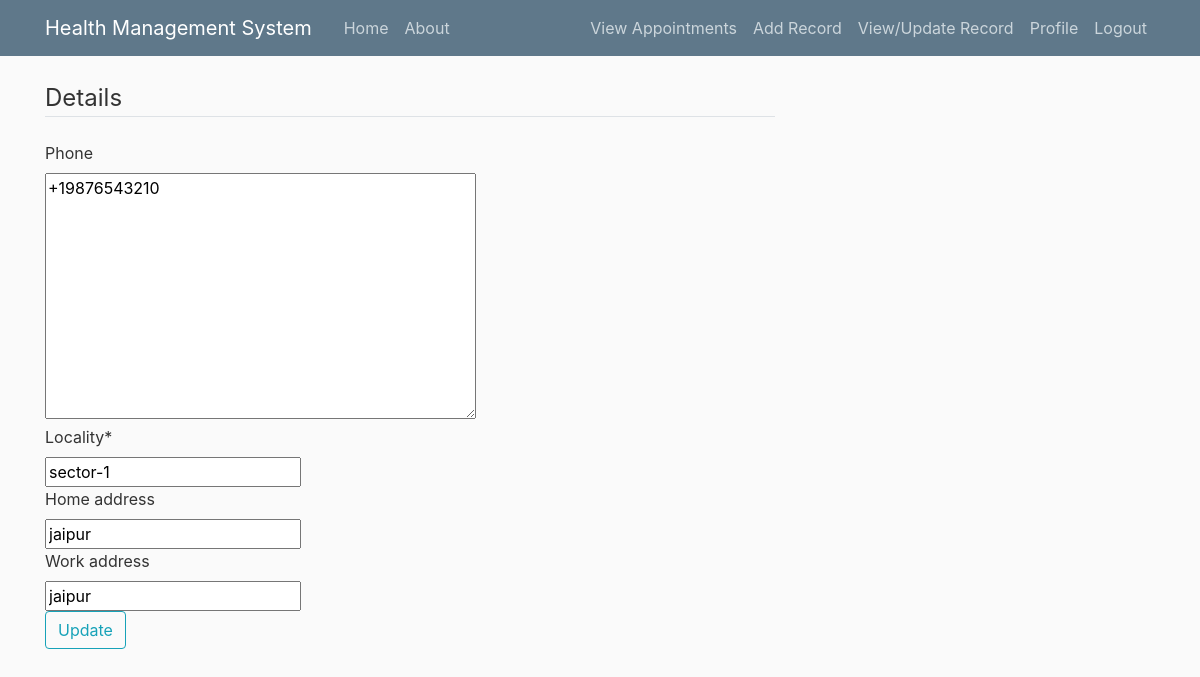
/edit_details/ (signed in), run on the app's committed database.
### accounts/models.py (models this page shows, shortened)
class Doctor(models.Model):
    name = models.CharField(max_length = 100)
    phone = PhoneField(blank=True, help_text='Contact phone number') #update
    adhaar_num = models.CharField(max_length=20,blank=True)
    blood_group = models.CharField(max_length = 4 ,blank=True,choices=blood_grp_choices)
    age = models.IntegerField(null=True)
    gender = models.CharField(max_length = 1,blank=True,choices = gender_choices)
    locality = models.CharField(max_length=50) #update
    home_address = models.CharField(max_length=150,blank=True) #update
    work_address = models.CharField(max_length=150,blank=True) #update
    specialization = models.CharField(max_length=100)
    specialization_proof = models.FileField(blank=True,upload_to='specialization_proofs')
    image = models.ImageField(default='def_M.jpg', upload_to = 'profile_pics')
    patient_records = models.ManyToManyField(record,related_name="p1",blank=True)
    user = models.OneToOneField(User,on_delete=models.CASCADE)
    appointments = models.ManyToManyField(appointment,related_name="app_doc",blank=True)
    points = models.IntegerField(default=0)
    num_reviews = models.IntegerField(default=0)
    rating = models.IntegerField(default=0)

### accounts/views.py (the view)
# urls.py: path('edit_details/',acc_views.edit_details,name="edit-details"),
@login_required(login_url="/login/")
def edit_details(request):
    if request.method == 'POST':
        if request.user.profile.type == 'D':
            form = edit_detail_doc(request.POST,instance=request.user.doctor)
            if form.is_valid():
                form.save()
                messages.success(request, f'Details Updated')
                return redirect('profile')
            return render(request,'accounts/edit_details_doc.html',{'form':form})
        else:
            form = edit_detail_pat(request.POST,instance=request.user.patient)
            if form.is_valid():
                form.save()
                messages.success(request, f'Details Updated')
                return redirect('profile')
            return render(request,'accounts/edit_details_pat.html',{'form':form})
    else:
        if request.user.profile.type == 'D':
            form = edit_detail_doc(instance = request.user.doctor)
            return render(request,'accounts/edit_details_doc.html',{'form':form})
        else:
            form = edit_detail_pat(instance= request.user.patient)
            return render(request,'accounts/edit_details_pat.html',{'form':form})

### accounts/forms.py
class edit_detail_doc(forms.ModelForm):
    class Meta:
        model = Doctor
        fields = ['phone','locality','home_address','work_address']

### accounts/templates/accounts/edit_details_doc.html (shortened to what this page needs)
{% extends "base_layout.html" %}
{%load crispy_forms_tags%}
{% block content %}
    <form method = "POST" enctype = "multipart/form-data">
          <legend class = "border-bottom mb-4">Details</legend>
          {{form|crispy}}
          <div class="form-group">
            <button class = "btn btn-outline-info" type = "submit">Update</button>
          </div>
    </form>
{% endblock content %}

### assets/styles.css (style rules this page uses)
body { background: #fafafa; color: #333333; margin-top: 5rem; }

### data on the page
Doctor: phone "+19876543210", locality "sector-1", home_address "jaipur", work_address "jaipur"
